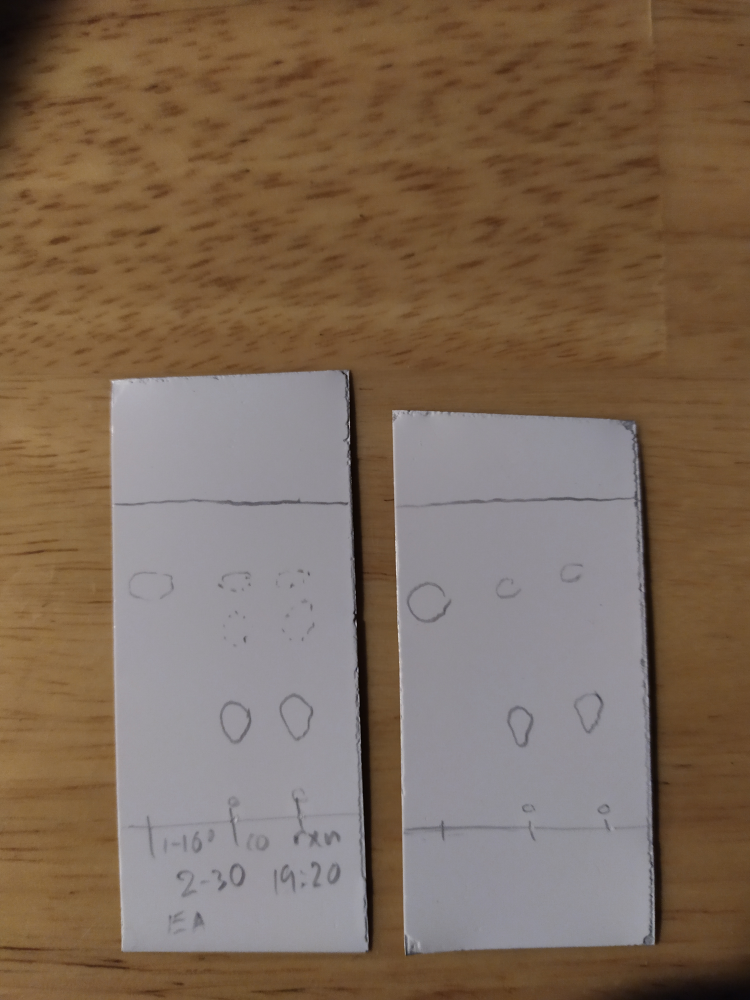
#> input picture dataset_original/IMG_20220729_193709.jpg, 3000 x 4000 px (shown at 1/4 size); its folder holds only this picture in this run
$ python -i utils.py   (imports and definitions only)
#> lines starting #> are read from the running program, lines starting #| are printed output that depends on the picture
"""
This module includes often used functions
"""

import cv2 as cv
import numpy as np
from scipy import optimize
import findLine as fl


# [82 lines left out: functions imread, denoise, binarize, mask, centre_cnt, fit_circle, not called in this run]

>>> import cv2
>>> picture = cv2.imread('dataset_original/IMG_20220729_193709.jpg', cv2.IMREAD_GRAYSCALE)
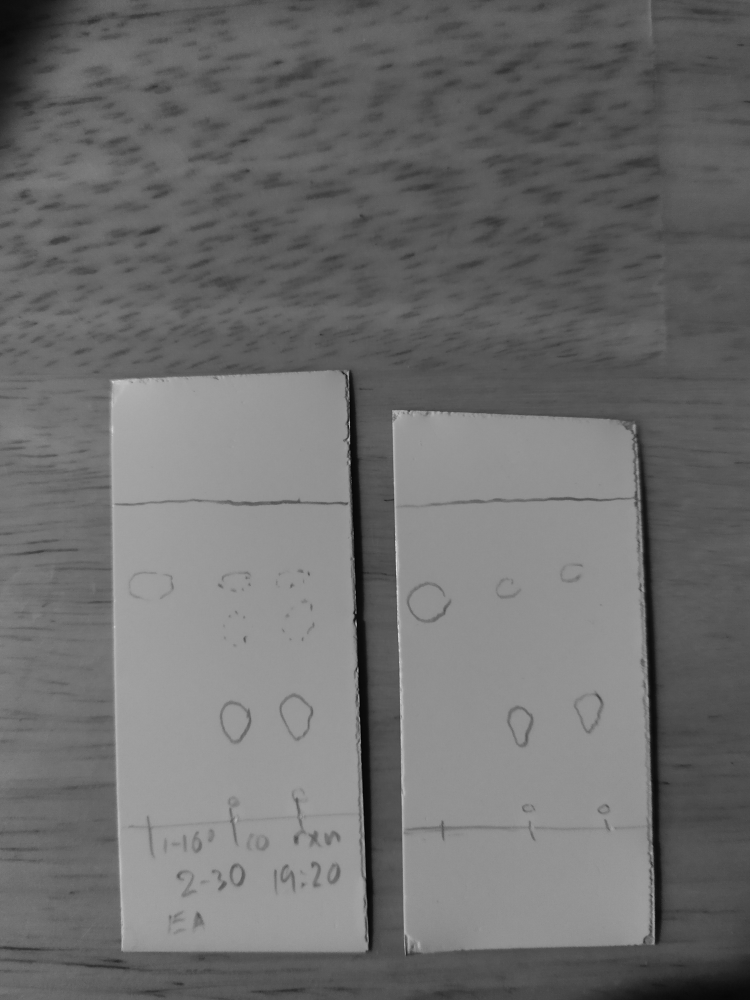
#> picture: shape (4000, 3000) (shown at 1/4 size); min 0, max 255, mean 110.1
>>> result = denoise(picture)
#> in denoise, `cl = clahe.apply(blur)`:
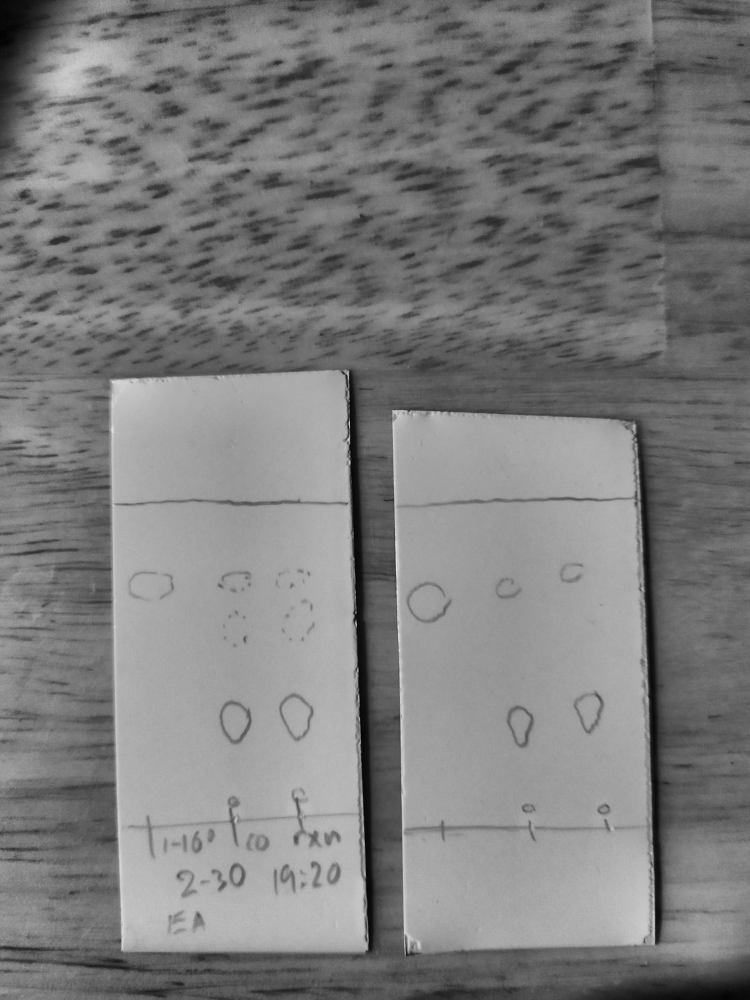
#> cl: shape (4000, 3000) (shown at 1/4 size); min 1, max 249, mean 125

$ run again, on dataset_original/IMG_20220729_193947.jpg
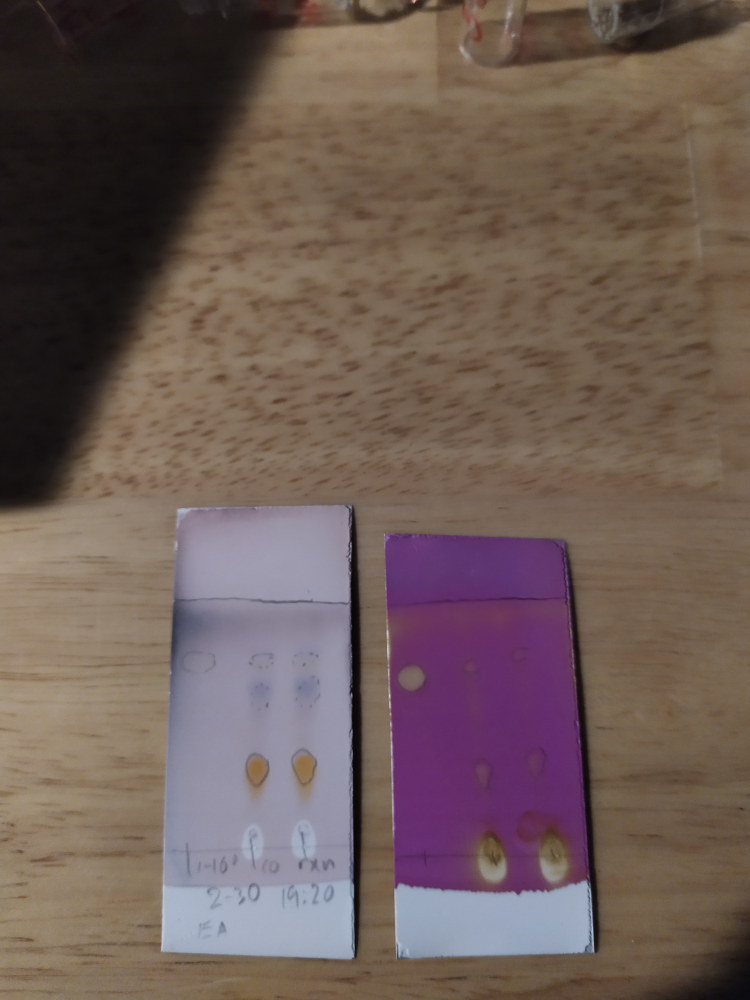
#> input picture dataset_original/IMG_20220729_193947.jpg, 3000 x 4000 px (shown at 1/4 size)
#> `picture = cv2.imread('dataset_original/IMG_20220729_193709.jpg', cv2.I..`:
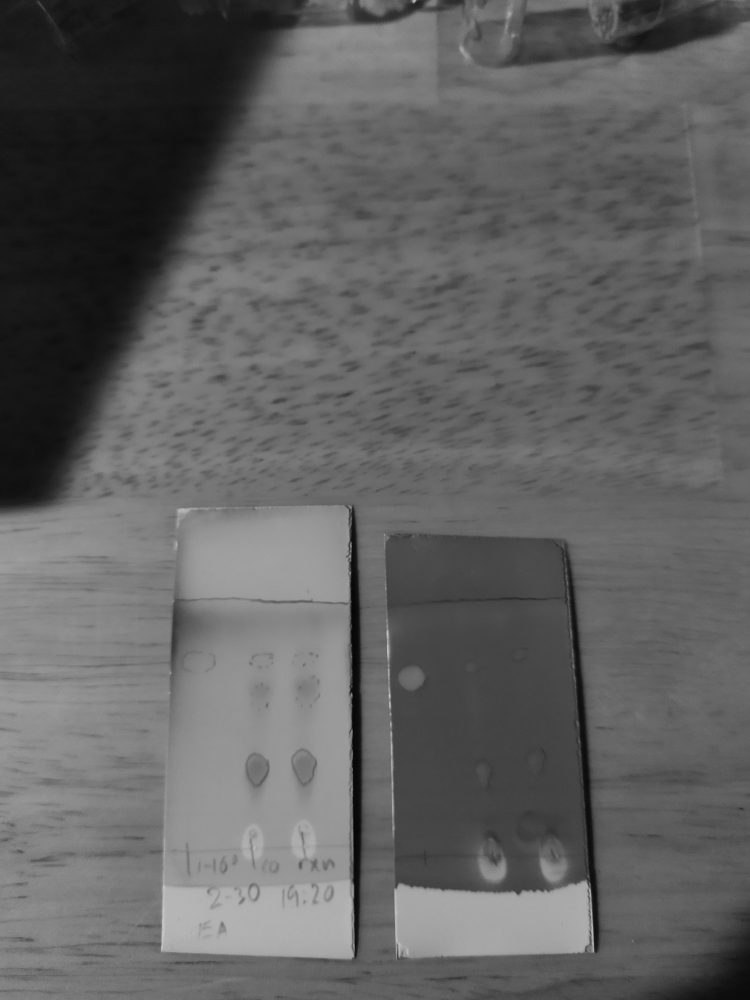
#> picture: shape (4000, 3000) (shown at 1/4 size); min 0, max 222, mean 97.2
#> in denoise, `cl = clahe.apply(blur)`:
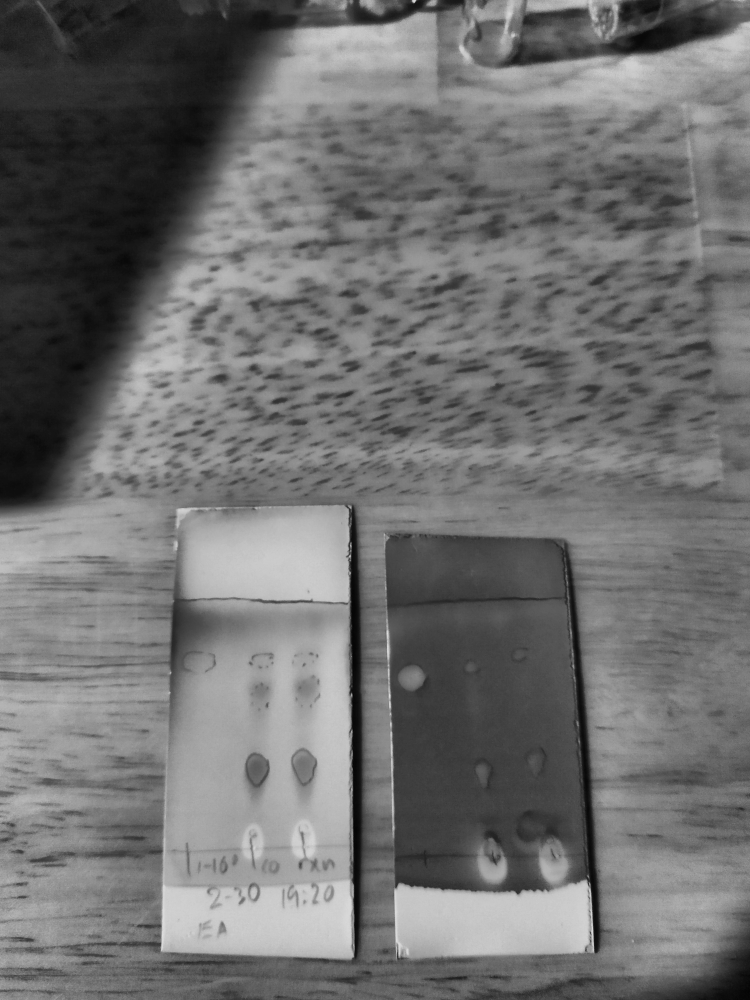
#> cl: shape (4000, 3000) (shown at 1/4 size); min 1, max 229, mean 111.9

$ run again, on dataset_original/IMG_20220729_203825.jpg
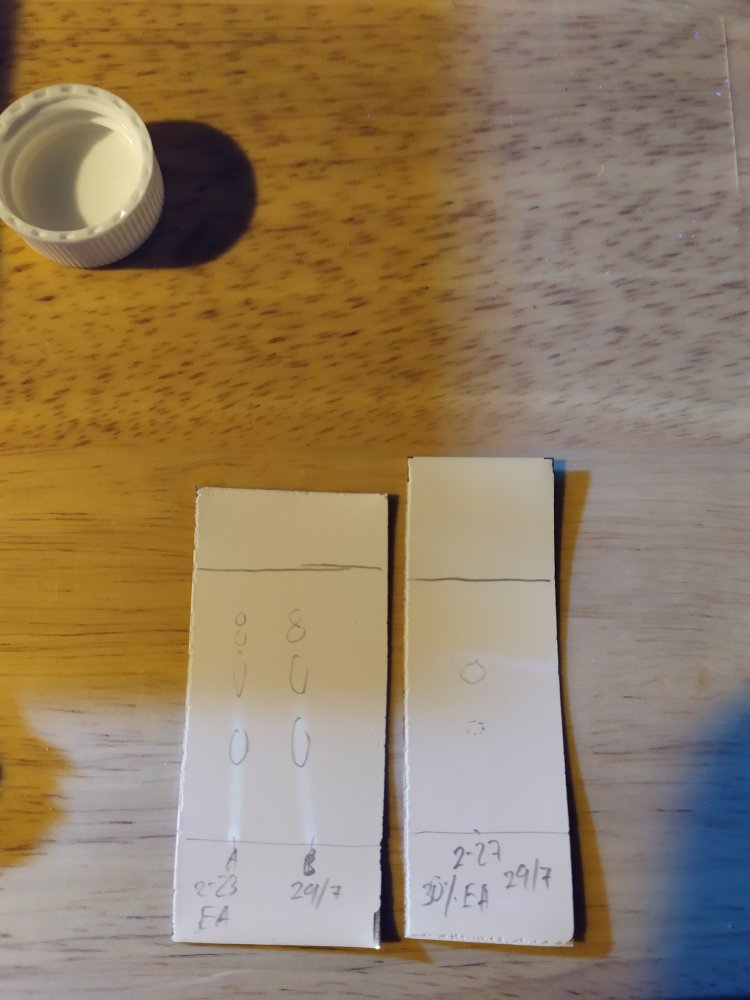
#> input picture dataset_original/IMG_20220729_203825.jpg, 3000 x 4000 px (shown at 1/4 size)
#> `picture = cv2.imread('dataset_original/IMG_20220729_193709.jpg', cv2.I..`:
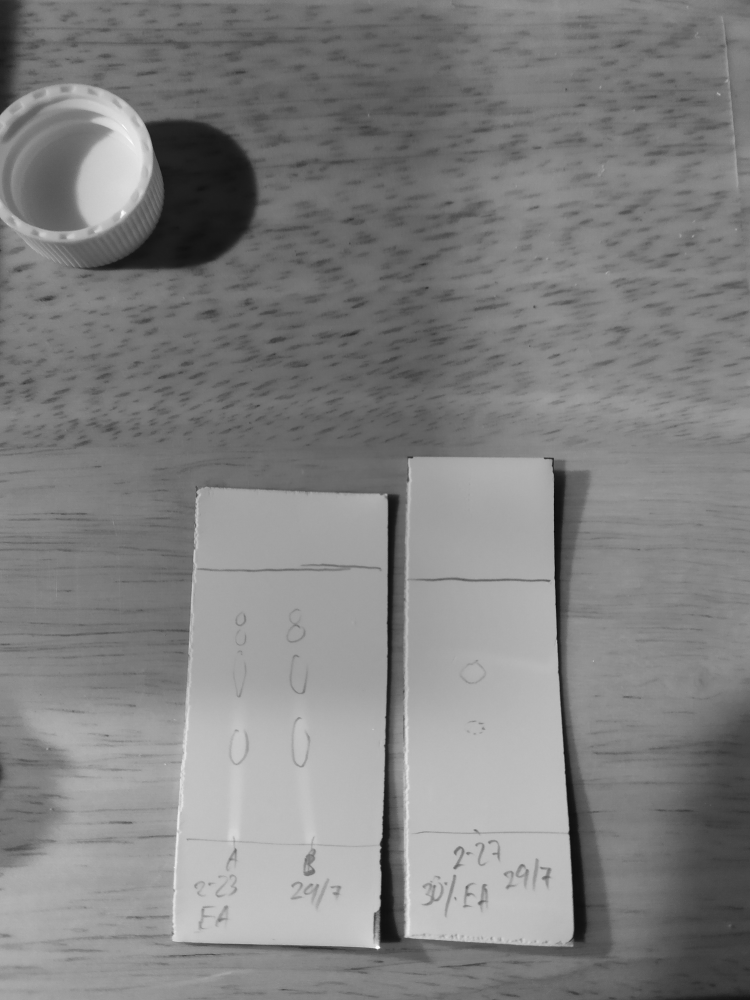
#> picture: shape (4000, 3000) (shown at 1/4 size); min 0, max 255, mean 129.2
#> in denoise, `cl = clahe.apply(blur)`:
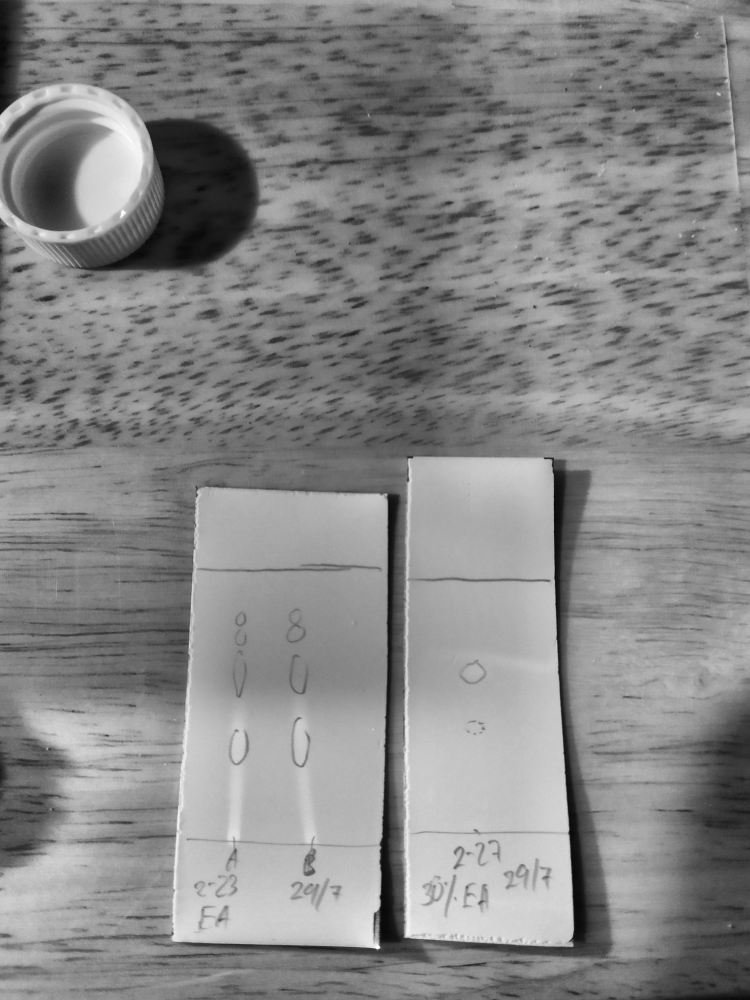
#> cl: shape (4000, 3000) (shown at 1/4 size); min 3, max 255, mean 135.3

$ run again, on dataset_original/IMG_20220729_204015.jpg
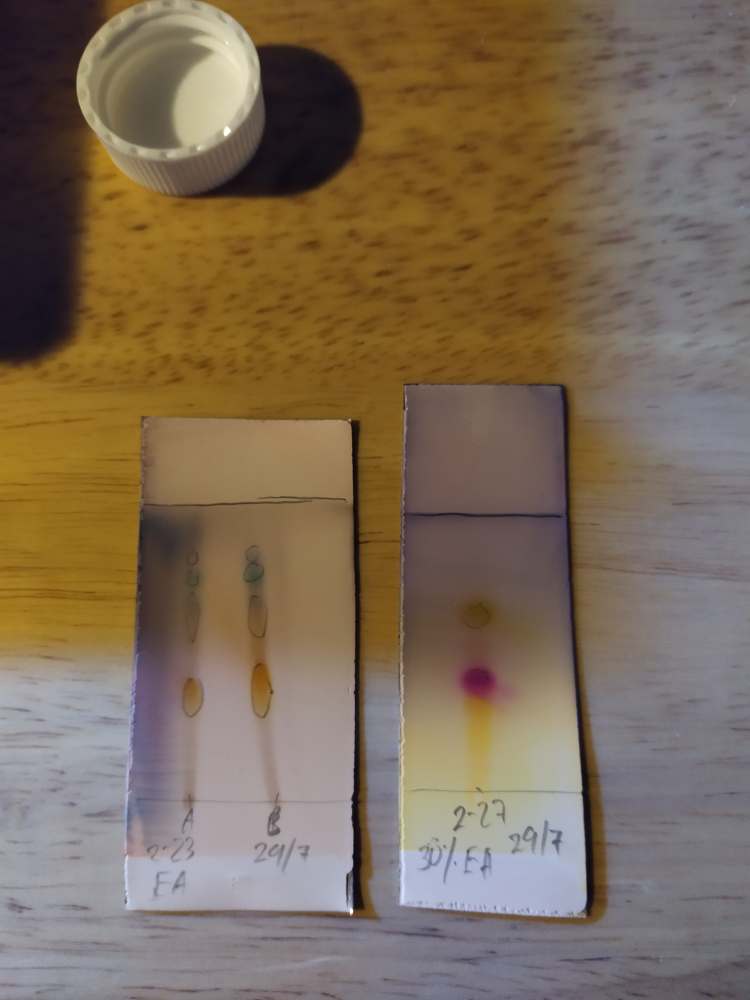
#> input picture dataset_original/IMG_20220729_204015.jpg, 3000 x 4000 px (shown at 1/4 size)
#> `picture = cv2.imread('dataset_original/IMG_20220729_193709.jpg', cv2.I..`:
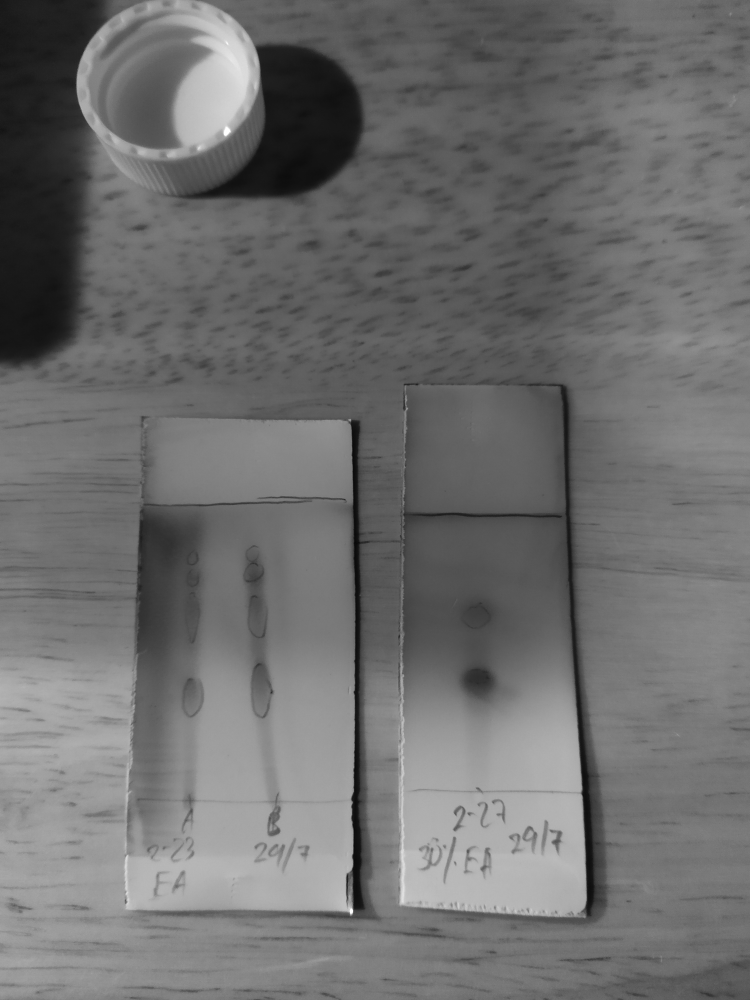
#> picture: shape (4000, 3000) (shown at 1/4 size); min 0, max 255, mean 110.5
#> in denoise, `cl = clahe.apply(blur)`:
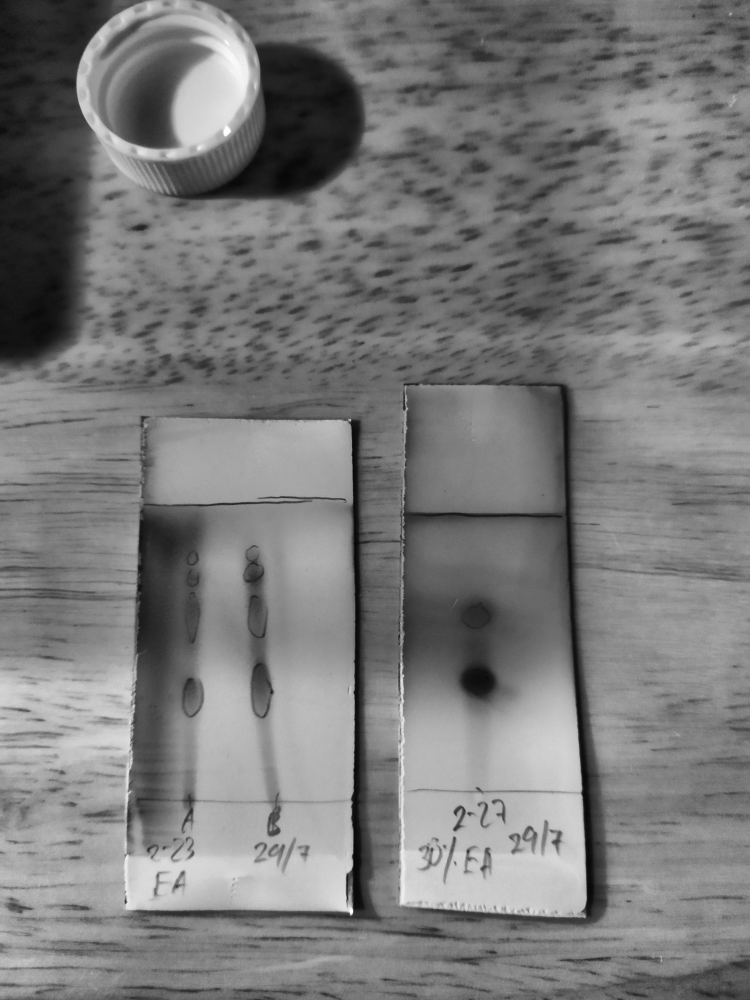
#> cl: shape (4000, 3000) (shown at 1/4 size); min 3, max 255, mean 122.2
